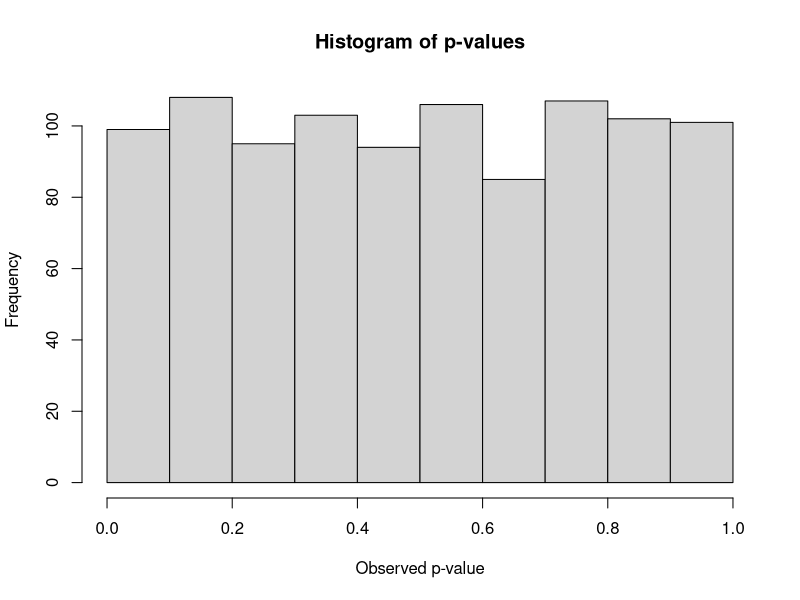

Recreate this plot in R.
nLabs=1000
p=numeric(nLabs)

for(i in 1:nLabs){
x=rnorm(n=20, mean=0, sd=1)
y=rnorm(n=20, mean=0, sd=1)
p[i]=t.test(x,y)$p.value}

hist(p, main="Histogram of p-values", xlab=("Observed p-value"))
